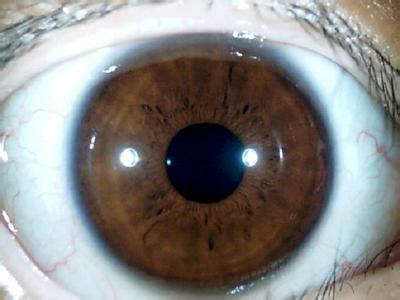
#> input picture data/CASIA-IrisV2/idol.bmp, 400 x 300 px
$ python totxt.py ../data/CASIA-IrisV2/idol.bmp
#> lines starting #> are read from the running program, lines starting #| are printed output that depends on the picture
from PIL import Image
import numpy as np
import sys
def totxt(path):
#> called with path = '../data/CASIA-IrisV2/idol.bmp'
    if path[-3:]!='bmp':
        return
    im=Image.open(path)
#> im is the input picture: PIL image 400x300 RGB; mean R, G, B 135.3, 133.6, 132
    p=np.array(im)
    p=p[0:64]
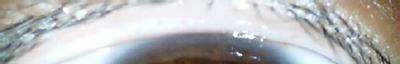
#> p: shape (64, 400, 3); mean R, G, B 182.8, 184.2, 183.9
#> (the run stopped early here; a loop or call above may not have finished)
